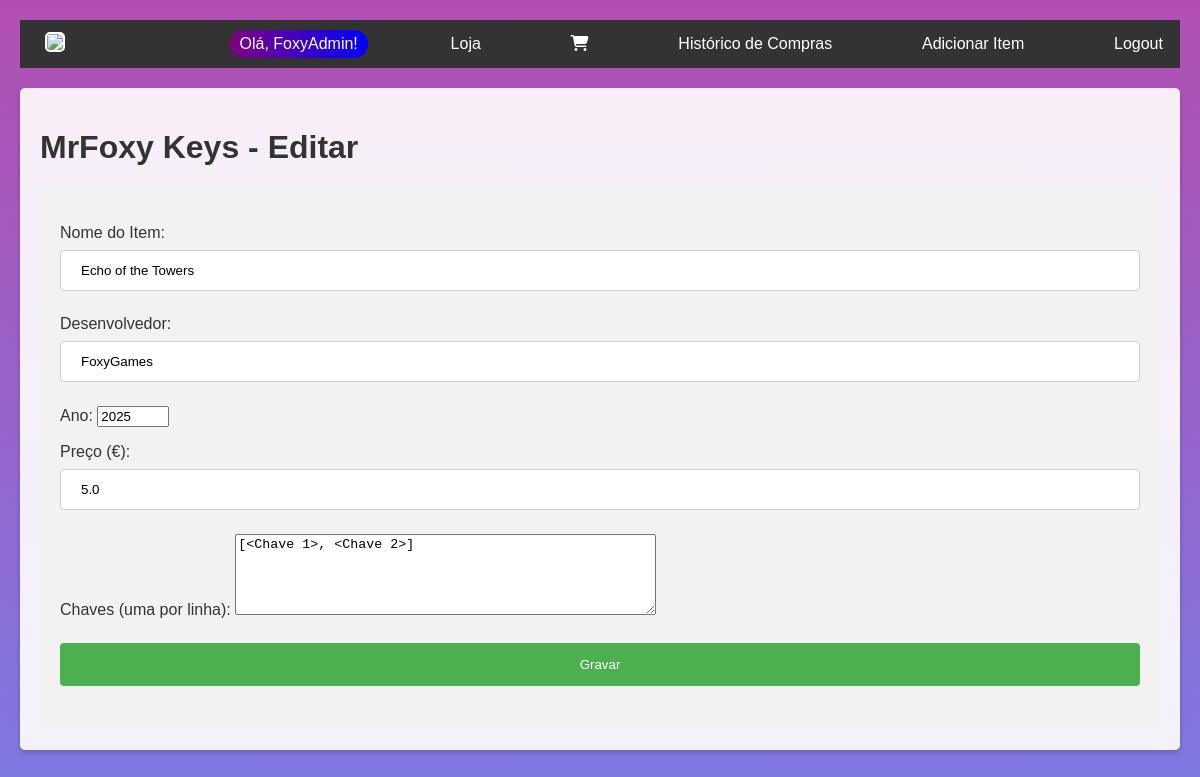
Page /loja/editar/1 (signed in) on the committed database.
### models.py (models this page shows, shortened)
class Utilizador(db.Model, UserMixin):
    id = db.Column(db.Integer, primary_key=True)
    username = db.Column(db.String(100), unique=True, nullable=False)
    password_hash = db.Column(db.String(200), nullable=False)
    role = db.Column(db.String(20), nullable=False, default='user')

class Item(db.Model):
    id = db.Column(db.Integer, primary_key=True)
    nome = db.Column(db.String(200), nullable=False)
    desenvolvedor = db.Column(db.String(50), nullable=False)
    ano = db.Column(db.Integer, nullable=False)
    preco = db.Column(db.Float, nullable=False)
    chaves = db.relationship('Chave', backref='item', lazy=True)

### app.py (the view, shortened to what this page needs)
@app.route('/loja/editar/<int:id>', methods=['GET', 'POST'])
@login_required
@admin_required
def editar(id):
    item = Item.query.get_or_404(id)
    form = ItemForm(obj=item, chaves='\n'.join([chave.chave for chave in item.chaves]))
    carrinho_count = Carrinho.query.filter_by(utilizador_id=current_user.id).count() if current_user.is_authenticated else 0
    return render_template('editar.html', form=form, loja_nome="MrFoxy Keys", carrinho_count=carrinho_count)

### forms.py
class ItemForm(FlaskForm):
    nome = StringField('Nome do Item', validators=[DataRequired()])
    desenvolvedor = StringField('Desenvolvedor', validators=[DataRequired()])
    ano = IntegerField('Ano', validators=[DataRequired(), NumberRange(min=2000, max=2100)])
    preco = FloatField('Preço (€)', validators=[DataRequired(), NumberRange(min=0.01)])
    chaves = TextAreaField('Chaves (uma por linha)', validators=[DataRequired()])
    submeter = SubmitField('Gravar')

### app.py (called while the page is built)
@login_manager.user_loader
def load_user(user_id):
    return Utilizador.query.get(int(user_id))

def admin_required(f):
    @wraps(f)
    def decorated_function(*args, **kwargs):
        if not current_user.is_authenticated or current_user.role != 'admin':
            flash("Acesso restrito a administradores.", "erro")
            return redirect(url_for('listar'))
        return f(*args, **kwargs)
    return decorated_function

@app.before_request
def criar_bd():
    db.create_all()

### templates/editar.html (shortened to what this page needs)
{% extends "base.html" %}
{% block conteudo %}
<h1>{{ loja_nome }} - Editar</h1>
    <div class="teste">
        <form method="POST">
            <p>{{ form.nome.label }}: {{ form.nome }}</p>
            <p>{{ form.desenvolvedor.label }}: {{ form.desenvolvedor }}</p>
            <p>{{ form.ano.label }}: {{ form.ano }}</p>
            <p>{{ form.preco.label }}: {{ form.preco }}</p>
            <p>{{ form.chaves.label }}: {{ form.chaves(rows=5, cols=50) }}</p>
            <p>{{ form.submeter }}</p>
        </form>
    </div>
{% endblock %}

### templates/base.html (shortened to what this page needs)
<!DOCTYPE html>
<html>
<head>
    <link rel="stylesheet" href="https://cdnjs.cloudflare.com/ajax/libs/font-awesome/6.4.0/css/all.min.css">
    <link rel="stylesheet" href="{{url_for('static',filename='css/style.css')}}">
</head>
<body>
    <nav>
        <a href="{{url_for('index' ) }}">
            <img src="{{ url_for('static', filename='logo.png') }}">
        </a>
        {% if current_user.is_authenticated %}
            <span class="usercolor">Olá, {{ current_user.username }}!</span>
            <a href="{{ url_for('listar') }}">Loja</a>
            <a href="{{ url_for('carrinho') }}" class="cart-icon">
                <i class="fas fa-shopping-cart"></i>
            </a>
            <a href="{{ url_for('historico') }}">Histórico de Compras</a>
            {% if current_user.role == 'admin' %}
                <a href="{{ url_for('adicionar') }}">Adicionar Item</a>
            {% endif %}
            <a href="{{ url_for('logout') }}">Logout</a>
        {% else %}
            <a href="{{ url_for('login') }}">Login</a>
            <a href="{{ url_for('registo') }}">Registo</a>
        {% endif %}
    </nav>
    <main>
        {% block conteudo %}{% endblock %}
    </main>
</body>
</html>

### static/css/style.css (style rules this page uses)
.usercolor { position: relative; display: inline-block; color: white; border-radius: 15px; padding: 5px 10px; background: linear-gradient(to right, purple, blue); overflow: hidden; }
html, body { height: 100vh; margin: 0; padding: 0; font-family: Arial, sans-serif; background: linear-gradient(to top, rgb(79, 79, 218, 0.5), rgb(153, 20, 153, 0.5)); color: white; }
body { padding: 20px; }
nav { display: flex; align-items: center; justify-content: space-between; background-color: #333; padding: 10px; margin-bottom: 20px; }
nav a { color: white; margin-right: 7px; margin-left: 15px; text-decoration: none; }
.cart-icon { position: relative; display: inline-block; }
input[type=text], select { width: 100%; padding: 12px 20px; margin: 8px 0; display: inline-block; border: 1px solid #ccc; border-radius: 4px; box-sizing: border-box; }
input[type=submit] { width: 100%; background-color: #4CAF50; color: white; padding: 14px 20px; margin: 8px 0; border: none; border-radius: 4px; cursor: pointer; }
.teste { border-radius: 5px; background-color: #f2f2f2; padding: 20px; }
nav img { height: 50px; border: 2px solid white; border-radius: 5px; background-color: white; }
main { background: rgba(255, 255, 255, 0.9); padding: 20px; border-radius: 5px; margin: 0 auto; max-width: 1200px; box-shadow: 0 2px 5px rgba(0, 0, 0, 0.2); color: #333; }

### rows in the picture
Utilizador: username "FoxyAdmin"
Item: nome "Echo of the Towers", desenvolvedor "FoxyGames", ano "2025", preco "5.0"

### other values in the picture
{{ loja_nome }} "MrFoxy Keys"
